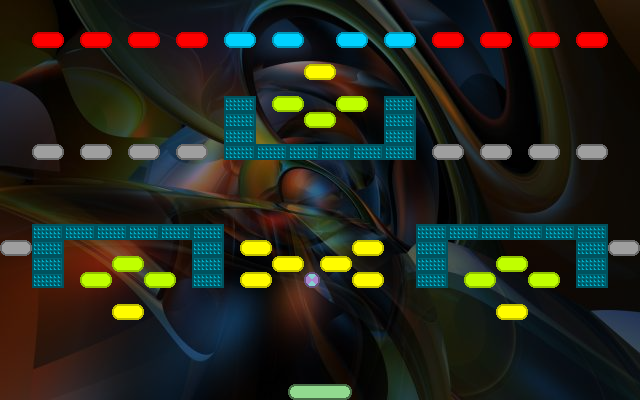

The image is a tile-based game level rendered from a .tmx file. Its description and source (layers, tilesets, objects; grid data summarised) follow:
An orthogonal 40x25 tile map with 16x16 px tiles, 1 tile layer (Tile Layer), 1 image layer.

<map version="1.0" orientation="orthogonal" renderorder="right-down" width="40" height="25" tilewidth="16" tileheight="16" backgroundcolor="#000000">
 <tileset firstgid="1" name="Default" tilewidth="64" tileheight="16">
  <tile id="0">
   <properties>
    <property name="Points" value="10" />
   </properties>
   <image width="32" height="16" source="../images/blue-block.png" />
  </tile>
  <tile id="1">
   <properties>
    <property name="Points" value="20" />
   </properties>
   <image width="32" height="16" source="../images/green-block.png" />
  </tile>
  <tile id="2">
   <properties>
    <property name="Points" value="30" />
   </properties>
   <image width="32" height="16" source="../images/light-block.png" />
  </tile>
  <tile id="3">
   <properties>
    <property name="Points" value="50" />
   </properties>
   <image width="32" height="16" source="../images/red-block.png" />
  </tile>
  <tile id="4">
   <properties>
    <property name="Points" value="5" />
   </properties>
   <image width="32" height="16" source="../images/yellow-block.png" />
  </tile>
  <tile id="5">
   <properties>
    <property name="Points" value="100" />
   </properties>
   <image width="32" height="16" source="../images/dark-block.png" />
  </tile>
  <tile id="6">
   <properties>
    <property name="Name" value="Ball" />
   </properties>
   <image width="16" height="16" source="../images/ball.png" />
  </tile>
  <tile id="7">
   <properties>
    <property name="Name" value="Racket" />
   </properties>
   <image width="64" height="16" source="../images/pad.png" />
  </tile>
  <tile id="8">
   <properties>
    <property name="Fixed" value="1" />
    <property name="Name" value="Wall" />
   </properties>
   <image width="32" height="16" source="../images/wall.png" />
  </tile>
 </tileset>
 <imagelayer name="Background" y="-1" opacity="0.5">
  <image source="../backgrounds/abstract-background-16.jpg" trans="aaaa00" />
 </imagelayer>
 <layer name="Tile Layer" width="40" height="25">
  <data>[1000 cells, 78 non-empty, 8 distinct tile ids]</data>
 </layer>
 <objectgroup name="Boundaries" visible="0" />
</map>
